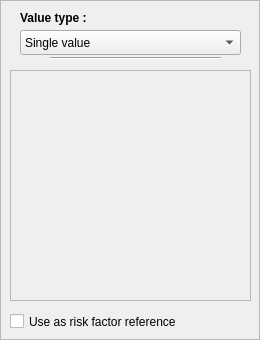
<?xml version="1.0" encoding="UTF-8"?>
<ui version="4.0">
    <class>Frame</class>
    <widget class="QFrame" name="Frame">
        <property name="geometry">
            <rect>
                <x>0</x>
                <y>0</y>
                <width>260</width>
                <height>340</height>
            </rect>
        </property>
        <property name="windowTitle">
            <string>Frame</string>
        </property>
        <property name="frameShape">
            <enum>QFrame::StyledPanel</enum>
        </property>
        <property name="frameShadow">
            <enum>QFrame::Raised</enum>
        </property>
        <widget class="QCheckBox" name="checkBox">
            <property name="geometry">
                <rect>
                    <x>10</x>
                    <y>310</y>
                    <width>201</width>
                    <height>23</height>
                </rect>
            </property>
            <property name="text">
                <string>Use as risk factor reference</string>
            </property>
        </widget>
        <widget class="QComboBox" name="comboBox">
            <property name="geometry">
                <rect>
                    <x>20</x>
                    <y>30</y>
                    <width>221</width>
                    <height>25</height>
                </rect>
            </property>
            <item>
                <property name="text">
                    <string>Single value</string>
                </property>
            </item>
            <item>
                <property name="text">
                    <string>Uniform distribution</string>
                </property>
            </item>
            <item>
                <property name="text">
                    <string>Gaussian distribution</string>
                </property>
            </item>
            <item>
                <property name="text">
                    <string>Poisson distribution</string>
                </property>
            </item>
            <item>
                <property name="text">
                    <string>Log Normal distribution</string>
                </property>
            </item>
            <item>
                <property name="text">
                    <string>Use relative risk factors</string>
                </property>
            </item>
            <item>
                <property name="text">
                    <string>Selection sub-tree</string>
                </property>
            </item>
        </widget>
        <widget class="QLabel" name="label">
            <property name="geometry">
                <rect>
                    <x>20</x>
                    <y>10</y>
                    <width>81</width>
                    <height>16</height>
                </rect>
            </property>
            <property name="font">
                <font>
                    <weight>75</weight>
                    <bold>true</bold>
                </font>
            </property>
            <property name="text">
                <string>Value type :</string>
            </property>
        </widget>
        <widget class="Line" name="line">
            <property name="geometry">
                <rect>
                    <x>50</x>
                    <y>50</y>
                    <width>171</width>
                    <height>16</height>
                </rect>
            </property>
            <property name="orientation">
                <enum>Qt::Horizontal</enum>
            </property>
        </widget>
        <widget class="QFrame" name="frame">
            <property name="enabled">
                <bool>true</bool>
            </property>
            <property name="geometry">
                <rect>
                    <x>10</x>
                    <y>70</y>
                    <width>241</width>
                    <height>231</height>
                </rect>
            </property>
            <property name="frameShape">
                <enum>QFrame::StyledPanel</enum>
            </property>
            <property name="frameShadow">
                <enum>QFrame::Raised</enum>
            </property>
        </widget>
    </widget>
    <resources/>
    <connections/>
</ui>
